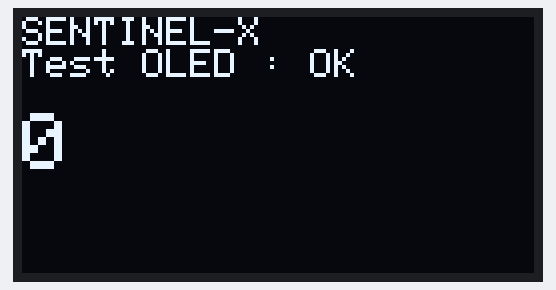
The sketch below on a simulated ESP32. On the bench: 128×64 one-colour display. What the sketch prints to the serial monitor is not drawn.

Above: at 0.6 s.
At 4.7 s:
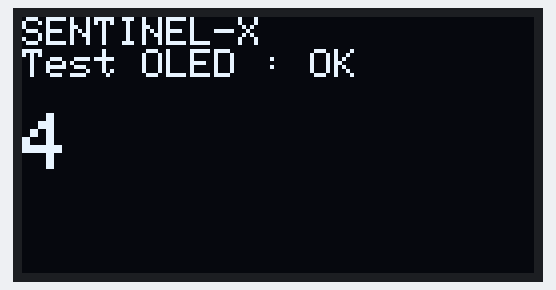
At 9.9 s:
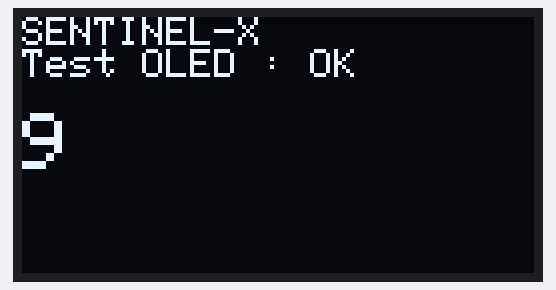
At 19.1 s:
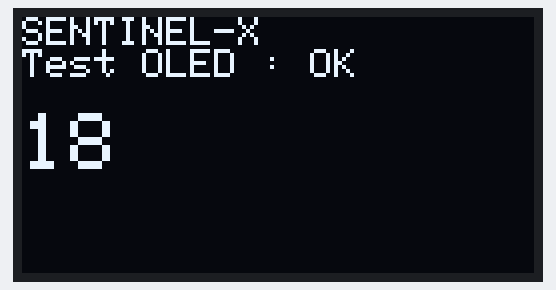
At 28.3 s:
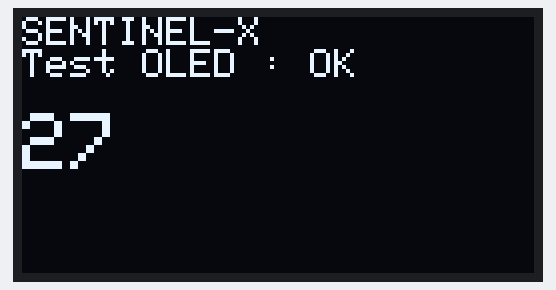
At 38.6 s:
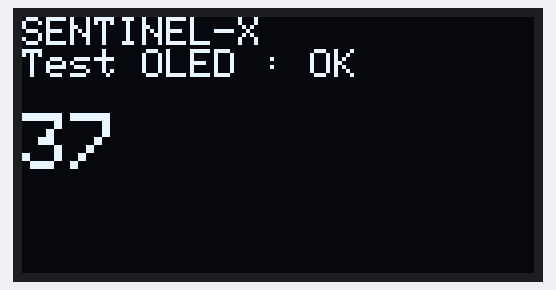

The sketch:

test_02_oled.ino
```cpp
/*
 * SENTINEL-X — Test 02 : écran OLED I2C 0,96" (affichage local)
 * -------------------------------------------------------------
 * Bibliothèques à installer : "Adafruit SSD1306" (accepter l'installation des
 *                             dépendances : Adafruit GFX, Adafruit BusIO).
 *
 * Câblage testé : VCC -> rail 3,3 V ; GND -> GND ; SDA -> D21 ; SCL -> D22
 *
 * Étape 1 : le programme SCANNE le bus I2C et affiche dans le moniteur série
 *           l'adresse de chaque périphérique trouvé (écran : 0x3C en général).
 * Étape 2 : il affiche "SENTINEL-X" et un compteur qui augmente chaque seconde.
 *
 * Dépannage :
 *  - "Aucun peripherique" : fils VCC/GND/SDA/SCL, ou SDA et SCL inversés.
 *  - Texte écrasé ou seulement la moitié de l'écran : mettre HAUTEUR à 32.
 *  - Image décalée / pixels parasites : l'écran est peut-être un SH1106
 *    (pas un SSD1306) -> nous prévenir, on changera de bibliothèque.
 */

#include <Wire.h>
#include <Adafruit_GFX.h>
#include <Adafruit_SSD1306.h>

#define PIN_SDA 21
#define PIN_SCL 22
#define LARGEUR 128
#define HAUTEUR 64   // 128x64 le plus souvent ; mettre 32 pour un écran 128x32

// -1 = pas de broche RESET câblée sur ce module
Adafruit_SSD1306 ecran(LARGEUR, HAUTEUR, &Wire, -1);

// Parcourt les 126 adresses I2C possibles et renvoie celle de l'écran (0 si absent)
uint8_t scannerI2C() {
  uint8_t adresseEcran = 0;
  int nb = 0;
  Serial.println("Scan du bus I2C...");
  for (uint8_t adr = 1; adr < 127; adr++) {
    Wire.beginTransmission(adr);
    if (Wire.endTransmission() == 0) {          // 0 = le périphérique a répondu
      Serial.printf("  Peripherique trouve a l'adresse 0x%02X\n", adr);
      nb++;
      if (adr == 0x3C || adr == 0x3D) adresseEcran = adr;  // adresses typiques d'un OLED
    }
  }
  if (nb == 0) {
    Serial.println("  Aucun peripherique : verifier VCC, GND, SDA (D21), SCL (D22).");
  }
  return adresseEcran;
}

void setup() {
  Serial.begin(115200);
  delay(500);
  Serial.println("\n=== SENTINEL-X : test de l'ecran OLED ===");

  Wire.begin(PIN_SDA, PIN_SCL);   // démarre le bus I2C sur D21 / D22

  uint8_t adresse = scannerI2C();
  if (adresse == 0) {
    Serial.println("ECHEC : aucun ecran OLED detecte. Arret du test.");
    while (true) delay(1000);
  }

  // SSD1306_SWITCHCAPVCC = l'écran fabrique lui-même sa haute tension interne
  if (!ecran.begin(SSD1306_SWITCHCAPVCC, adresse)) {
    Serial.println("ECHEC : initialisation de l'ecran impossible.");
    while (true) delay(1000);
  }

  ecran.clearDisplay();
  ecran.setTextColor(SSD1306_WHITE);
  ecran.setTextSize(1);            // taille 1 = 6x8 pixels par caractère
  ecran.setCursor(0, 0);
  ecran.println("SENTINEL-X");
  ecran.println("Test OLED : OK");
  ecran.display();                 // rien ne s'affiche tant qu'on n'appelle pas display()

  Serial.printf("OK : ecran initialise a l'adresse 0x%02X\n", adresse);
}

void loop() {
  static unsigned long compteur = 0;

  // On efface seulement la zone du compteur, puis on la redessine
  ecran.fillRect(0, 24, LARGEUR, 16, SSD1306_BLACK);
  ecran.setCursor(0, 24);
  ecran.setTextSize(2);            // gros chiffres, 12x16 pixels
  ecran.print(compteur++);
  ecran.setTextSize(1);
  ecran.display();

  delay(1000);
}
```

Measured:
- what the display in image 0 shows lasts 1.0 s, from 0.6 s to 1.6 s
